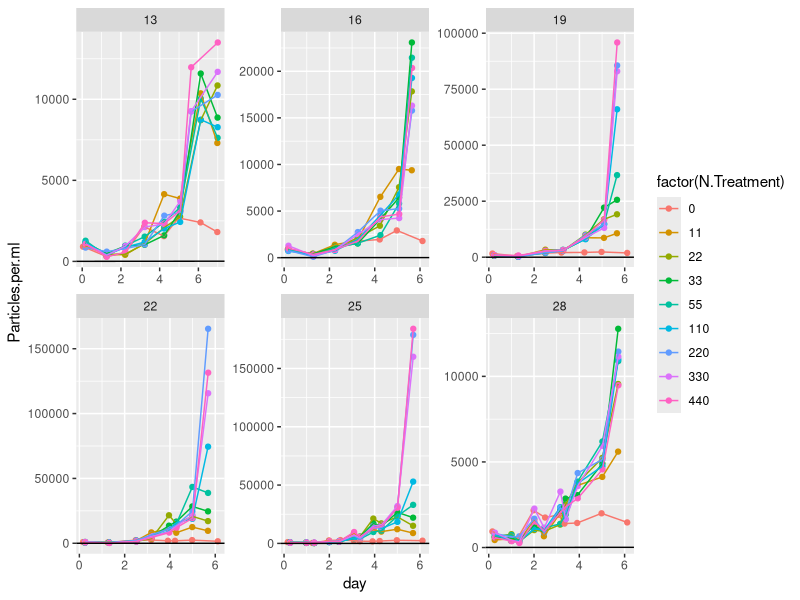
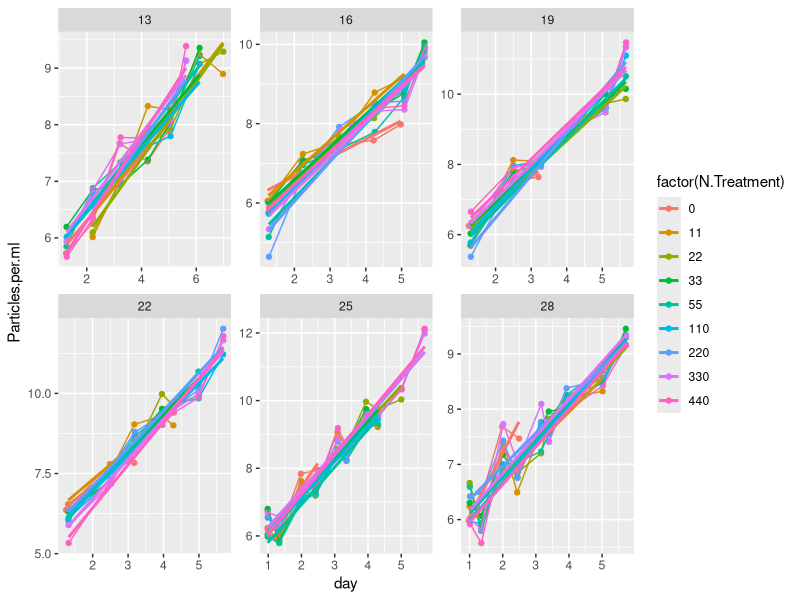

Reproduce these figures in R, in order. (Note: this script raises an error after producing the figures.)
library(tidyverse)
library(broom)
library(minpack.lm)
library(purrr)
library(stringr)
library(dplyr)

CS <- read_csv("data/monod_data/CS_15_08_04.csv")


#take raw data, add actual N concentrations
CSN<- CS %>% 	
  mutate(day = Hours.since.Innoc/24) %>% 
  mutate(N.Treatment = str_replace(N.Treatment, "1", "11")) %>%
  mutate(N.Treatment = str_replace(N.Treatment, "2", "22")) %>% 
  mutate(N.Treatment = str_replace(N.Treatment, "3", "33")) %>%
  mutate(N.Treatment = str_replace(N.Treatment, "4", "55")) %>%
  mutate(N.Treatment = str_replace(N.Treatment, "5", "110")) %>%
  mutate(N.Treatment = str_replace(N.Treatment, "6", "220")) %>%
  mutate(N.Treatment = str_replace(N.Treatment, "7", "330")) %>%
  mutate(N.Treatment = str_replace(N.Treatment, "8", "440")) %>%  
  mutate(N.Treatment = str_replace(N.Treatment, "1105", "55")) %>% 
  mutate(N.Treatment = as.numeric(N.Treatment))

#plot raw data 
CSN %>% 
  #mutate(Particles.per.ml = log(Particles.per.ml)) %>% 
  ggplot(data = ., aes(x = day, y = Particles.per.ml, color = factor(N.Treatment))) + geom_point() +
  facet_wrap( ~ Temperature, scales = "free") + geom_line() + geom_abline(slope = 1, intercept = 5)


#filter out data where K seems to have been reaCSed beyond the variability expected by noise (quite arbitrary)
CSfiltered<- CS %>% 
  mutate(day = Hours.since.Innoc/24) %>% 
  #filter(day>0.5) %>% 
  filter(  Temperature == 13 & N.Treatment == 8 & day<6.5|
           Temperature == 13 & N.Treatment == 7 & day<6.5|
           Temperature == 13 & N.Treatment == 6 & day<6.5 & day>2| 
           Temperature == 13 & N.Treatment == 5 & day<6.5|
           Temperature == 13 & N.Treatment == 4 & day<6.5|
           Temperature == 13 & N.Treatment == 3 & day<6.5|
           Temperature == 13 & N.Treatment == 2 & day<7 & day>2|
           Temperature == 13 & N.Treatment == 1 & day<7 & day>2|
           Temperature == 13 & N.Treatment == 0 & day<5.5 & day>0.5|
           Temperature == 16 & N.Treatment == 8 & day<6|
           Temperature == 16 & N.Treatment == 7 & day<6|
           Temperature == 16 & N.Treatment == 6 & day<6| 
           Temperature == 16 & N.Treatment == 5 & day<6|
           Temperature == 16 & N.Treatment == 4 & day<6|
           Temperature == 16 & N.Treatment == 3 & day<6|
           Temperature == 16 & N.Treatment == 2 & day<6|
           Temperature == 16 & N.Treatment == 1 & day<5.5|
           Temperature == 16 & N.Treatment == 0 & day<5.5 & day>0.5|
           Temperature == 19 & N.Treatment == 8 & day<6|
           Temperature == 19 & N.Treatment == 7 & day<6|
           Temperature == 19 & N.Treatment == 6 & day<6| 
           Temperature == 19 & N.Treatment == 5 & day<6|
           Temperature == 19 & N.Treatment == 4 & day<6|
           Temperature == 19 & N.Treatment == 3 & day<6 |
           Temperature == 19 & N.Treatment == 2 & day<6 |
           Temperature == 19 & N.Treatment == 1 & day<5 |
           Temperature == 19 & N.Treatment == 0 & day<3.5 & day>0.5|
           Temperature == 22 & N.Treatment == 8 & day<6 |
           Temperature == 22 & N.Treatment == 7 & day<6 |
           Temperature == 22 & N.Treatment == 6 & day<6 | 
           Temperature == 22 & N.Treatment == 5 & day<6 |
           Temperature == 22 & N.Treatment == 4 & day<5.5 |
           Temperature == 22 & N.Treatment == 3 & day<5.5 |
           Temperature == 22 & N.Treatment == 2 & day<5.5 |
           Temperature == 22 & N.Treatment == 1 & day<4.5 |
           Temperature == 22 & N.Treatment == 0 & day<3.5 & day>0.5|
           Temperature == 25 & N.Treatment == 8 & day<6 |
           Temperature == 25 & N.Treatment == 7 & day<6 |
           Temperature == 25 & N.Treatment == 6 & day<6 | 
           Temperature == 25 & N.Treatment == 5 & day<4.5 |
           Temperature == 25 & N.Treatment == 4 & day<4.5 |
           Temperature == 25 & N.Treatment == 3 & day<4.5 |
           Temperature == 25 & N.Treatment == 2 & day<5.5 |
           Temperature == 25 & N.Treatment == 1 & day<4.5 |
           Temperature == 25 & N.Treatment == 0 & day<2.8 & day>0.5|
           Temperature == 28 & N.Treatment == 8 & day<6 |
           Temperature == 28 & N.Treatment == 7 & day<6 |
           Temperature == 28 & N.Treatment == 6 & day<6 | 
           Temperature == 28 & N.Treatment == 5 & day<6 |
           Temperature == 28 & N.Treatment == 4 & day<6 |
           Temperature == 28 & N.Treatment == 3 & day<6 |
           Temperature == 28 & N.Treatment == 2 & day<6 |
           Temperature == 28 & N.Treatment == 1 & day<5.5 |
           Temperature == 28 & N.Treatment == 0 & day>0.5 & day<2.8  )

#take filtered data, add actual N concentrations
CSfilteredN <- CSfiltered %>% 	
  mutate(N.Treatment = str_replace(N.Treatment, "1", "11")) %>%
  mutate(N.Treatment = str_replace(N.Treatment, "2", "22")) %>% 
  mutate(N.Treatment = str_replace(N.Treatment, "3", "33")) %>%
  mutate(N.Treatment = str_replace(N.Treatment, "4", "55")) %>%
  mutate(N.Treatment = str_replace(N.Treatment, "5", "110")) %>%
  mutate(N.Treatment = str_replace(N.Treatment, "6", "220")) %>%
  mutate(N.Treatment = str_replace(N.Treatment, "7", "330")) %>%
  mutate(N.Treatment = str_replace(N.Treatment, "8", "440")) %>%  
  mutate(N.Treatment = str_replace(N.Treatment, "1105", "55")) %>% 
  mutate(N.Treatment = as.numeric(N.Treatment))


#plot filtered data - linear model fits...
CSfilteredN %>% 
  filter(day>0.5) %>% 
  mutate(Particles.per.ml = log(Particles.per.ml+1)) %>% 
  ggplot(data = ., aes(x = day, y = Particles.per.ml, color = factor(N.Treatment))) + geom_point() +
  facet_wrap( ~ Temperature, scales = "free") + geom_line() + 
  geom_smooth(method=lm, se=FALSE) 


linear_r<-CSfilteredN %>% 
    mutate(Particles.per.ml = log(Particles.per.ml)) %>% 
    filter(day>0.5) %>% 
    group_by(N.Treatment, Temperature) %>% 
    do(tidy(lm(Particles.per.ml ~ day, data=.))) 
write_csv(linear_r, "data-processed/CS_r_lm.csv")

#plot monod curves with error
linear_r %>% 
    filter(term=="day") %>% 
    ggplot(aes(x = N.Treatment, y = estimate, color = factor(N.Treatment))) + geom_point(size = 4) +
      theme_bw() + facet_wrap( ~ Temperature) + 
    geom_errorbar(aes(ymin=estimate-std.error, ymax=estimate+std.error), width=.2)
ggsave("figures/CS_monod_curves.png")

#plot linear fit over raw data
linear_r_aug<- CSfilteredN %>% 
  mutate(Particles.per.ml = log(Particles.per.ml+1)) %>% 
  filter(day>0.5) %>% 
  group_by(N.Treatment, Temperature) %>% 
  do(augment(lm(Particles.per.ml ~ day, data=.))) 

CSN %>% 
  #mutate(Particles.per.ml = log(Particles.per.ml)) %>% 
  filter(N.Treatment %in% c(330,440)) %>% 
  filter(Temperature %in% c(25,28)) %>% 
  ggplot(data = ., aes(x = day, y = Particles.per.ml, color = factor(N.Treatment))) + 
           geom_point() +
  facet_wrap( ~ Temperature, scales = "free") + geom_line() + 
  geom_line(data=subset(linear_r_aug, linear_r_aug$N.Treatment==11), aes(x=day, y=.fitted, colour=factor(N.Treatment)))
  #geom_line(data=linear_r_aug, aes(x=day, y=.fitted, colour=factor(N.Treatment)))

ggsave("figures/CS_linear_R_fits.png")

#fitting monod curve -------
CS_r_lm<-read_csv("data-processed/CS_r_lm.csv") #read in the data

CS_ks_umax<-CS_r_lm %>%
  filter(N.Treatment!=0) %>%
  filter(term=="day") %>% 
  group_by(Temperature) %>% 
  mutate(r_estimate=estimate) %>% 
  do(tidy(nls(r_estimate ~ umax* (N.Treatment / (ks+ N.Treatment)),
              data= .,  start=list(ks = 0.001, umax = 0.01), algorithm="port", lower=list(c=0, d=0),
              control = nls.control(maxiter=100, minFactor=1/204800000))))
write_csv(CS_ks_umax, "data-processed/CS_ks_umax.csv")

CS_ks_umax_fitted<-CS_r_lm %>%
  filter(N.Treatment!=0) %>%
  filter(term=="day") %>% 
  group_by(Temperature) %>% 
  mutate(r_estimate=estimate) %>% 
  do(augment(nls(r_estimate ~ umax* (N.Treatment / (ks+ N.Treatment)),
                 data= .,  start=list(ks = 0.001, umax = 0.01), algorithm="port", lower=list(c=0, d=0),
                 control = nls.control(maxiter=100, minFactor=1/204800000))))

#plot monod curves with fitted line
linear_r %>% 
  filter(term=="day") %>% 
  filter(N.Treatment!=0) %>%
  ggplot(aes(x = N.Treatment, y = estimate, color = factor(N.Treatment))) + geom_point(size = 4) +
  theme_bw() + facet_wrap( ~ Temperature) + 
  geom_errorbar(aes(ymin=estimate-std.error, ymax=estimate+std.error), width=.2) + 
  geom_line(data=CS_ks_umax_fitted, aes(x=N.Treatment, y=.fitted), color=1) 


#stat_function(fun = function(x) test$umax[3]*(x / (test$ks[3]+ x)))
#joey please help me draw line from a dataframe that parse out over plots by temperature

CS_ks_umax %>%
  filter(term=="umax") %>%
  ggplot(aes(x = Temperature, y = estimate)) + geom_point(size = 2) +
  geom_errorbar(aes(ymin=estimate-std.error, ymax=estimate+std.error), width=.2)
  
CS_ks_umax %>%
  filter(term=="ks") %>%
  ggplot(aes(x = Temperature, y = estimate)) + geom_point(size = 4) +
  geom_errorbar(aes(ymin=estimate-std.error, ymax=estimate+std.error), width=.2)


# plot R-star ------------
#R* = mKs / umax - m
#
#set m at 0.1
CS_umax<- CS_ks_umax %>%
  filter(term=="umax") 
CS_ks<- CS_ks_umax %>%
  filter(term=="ks") 
m<-rep(0.1, 6)
CS_umax$rstar<-m * CS_ks$estimate / (CS_umax$estimate - m)
CS_umax %>%
  ggplot(aes(x = Temperature, y = rstar)) + geom_point(size = 4) 

#next redo this by pulling 1000 iterations from umax and k estimates with norm dist with se
#write a function to draw random numbers with a boundary of 0:
rtnorm <- function(n, mean, sd, a = -Inf, b = Inf){
  qnorm(runif(n, pnorm(a, mean, sd), pnorm(b, mean, sd)), mean, sd)
}

CS_rstar_norm_summ<-data.frame(median=1:6, lci=1:6, uci=1:6, Temperature=CS_ks$Temperature)
for(i in 1:length(TT_umax$estimate)){
  rstar_norm<-(rtnorm(n=100, mean=CS_ks$estimate[i], sd=CS_ks$std.error[i], a=0, b=Inf)*m)/
    (rnorm(100, mean=CS_umax$estimate[i], sd=CS_umax$std.error[i])-m)
  CS_rstar_norm_summ[i,c(1:3)]<-quantile(rstar_norm, c(0.5, 0.05, 0.95))
}

write_csv(CS_rstar_norm_summ, "data-processed/CS_rstar.csv")

with(CS_rstar_norm_summ, plot(median~Temperature, ylim=c(0, max(uci)*2), ylab="R star, uM", las=1))
with(CS_rstar_norm_summ, segments(Temperature, lci, 
                                  Temperature, uci))

#
#
#
#
# previous coding working in non-logged data, fitting exponential curve
CSfilteredN %>% 
  group_by(Temperature, N.Treatment) %>% 
  do(tidy(nls(Particles.per.ml ~ 75 * (1+a)^(Hours.since.Innoc),
              data= .,  start=list(a=0.01),
              control = nls.control(maxiter=100, minFactor=1/204800000)))) %>% 
  ungroup() %>% 
  ggplot(aes(x = N.Treatment, y = estimate, color = factor(N.Treatment))) + geom_point(size = 4) +
  geom_line() + theme_bw() + facet_wrap( ~ Temperature)
ggsave("figures/CS_monod_curves.png")
  

CS_r <- CSfilteredN %>% 
  group_by(Temperature, N.Treatment) %>% 
  do(tidy(nls(Particles.per.ml ~ 75 * (1+a)^(Hours.since.Innoc),
              data= .,  start=list(a=0.01),
              control = nls.control(maxiter=100, minFactor=1/204800000)))) 

write_csv(CS_r, "data-processed/fitted_r_CS_from_2015.csv")


CSfilteredN %>% 
  group_by(Temperature, N.Treatment) %>% 
  do(tidy(nls(Particles.per.ml ~ 75 * (1+a)^(Hours.since.Innoc),
              data= .,  start=list(a=0.01),
              control = nls.control(maxiter=100, minFactor=1/204800000)))) %>% 
  ggplot(aes(x = Temperature, y = estimate, color = factor(Temperature))) + geom_point(size = 4) +
  geom_line() + theme_bw() + facet_wrap( ~ N.Treatment)
ggsave("figures/CS_TPC_by_nitrate_curves.png")


#set up the bootstrapping
for (j in c(13, 16, 19, 22, 25, 28)){
  for (k in c(0, 11, 22, 33, 55, 110, 220, 440)){
    test<-subset(CSfilteredN, CSfilteredN$Temperature==j & CSfilteredN$N.Treatment==k)
    boot_r<-1:100
    for(i in 1:100){
      mod<-sample_n(test, length(test$day)-1) %>% #take a sample of 1 - total # of days
        do(tidy(nls(Particles.per.ml ~ 75 * (1+a)^(Hours.since.Innoc),
                    data= .,  start=list(a=0.01),
                    control = nls.control(maxiter=100, minFactor=1/204800000))))
      boot_r[i]<-mod$estimate
      name<-data.frame(a=boot_r, Temperature=test$Temperature[1], N.Treatment=test$N.Treatment[1], run=1:100)
      assign(paste("CSboot_r_unique", test$Temperature[1], test$N.Treatment[1], sep ="_"), name)
    }
  }
}

# bind all of the objects that start with boot_r_unique_!
CS_unique_boots<-do.call("rbind", mget(ls(pattern="CSboot_r_unique")))
dim(CS_unique_boots)

#plot the bootstrapped data - monod
CS_unique_boots %>% 
  group_by(Temperature, N.Treatment) %>% 
  ggplot(aes(x = N.Treatment, y = a, color = factor(N.Treatment))) + geom_point(size = 2) +
  geom_line() + theme_bw() + facet_wrap( ~ Temperature) + 
  stat_summary(mapping = aes(x = N.Treatment, y = a),
               fun.ymin = function(z) { quantile(z,0.05) },
               fun.ymax = function(z) { quantile(z,0.95) },
               fun.y = median, pch=1, size = 0.5, colour="black")
ggsave("figures/CS_monod_bootstrap.png")

#fit monod curve to each bootstrap
CS_ks_umax_boot<-CS_unique_boots %>%
  filter(N.Treatment!=0) %>%
  group_by(Temperature, run) %>% 
  mutate(r_estimate=a) %>% 
  do(tidy(nls(r_estimate ~ umax* (N.Treatment / (ks+ N.Treatment)),
              data= .,  start=list(ks = 0.5, umax = 0.05), algorithm="port", lower=list(c=0, d=0),
              control = nls.control(maxiter=500, minFactor=1/204800000))))
write_csv(CS_ks_umax_boot, "data-processed/CS_ks_umax_boot.csv")


#plot monod curves with fitted line
CS_ks_umax_fitted<-CS_unique_boots %>%
  filter(N.Treatment!=0) %>%
  group_by(Temperature, run) %>% 
  mutate(r_estimate=a) %>% 
  do(augment(nls(r_estimate ~ umax* (N.Treatment / (ks+ N.Treatment)),
                 data= .,  start=list(ks = 0.5, umax = 0.05), algorithm="port", lower=list(c=0, d=0),
                 control = nls.control(maxiter=100, minFactor=1/204800000))))

CS_unique_boots %>% 
  group_by(Temperature) %>% 
  filter(N.Treatment!=0) %>%
  ggplot(aes(x = N.Treatment, y = a, color = factor(N.Treatment))) + geom_point(size = 2) +
  theme_bw() + facet_wrap( ~ Temperature) + 
  geom_line(data=CS_ks_umax_fitted, aes(x=N.Treatment, y=.fitted, color=as.factor(run))) 
ggsave("figures/CS_monod_fitted_bootstrapped.png")
#Joey - can you help make this nice?

#get range of ks and umax for each temp
CS_summ_ks_umax<-CS_ks_umax_boot %>%
  #filter(term=="ks") %>% 
  group_by(Temperature, term) %>% 
  summarize(., mn=median(estimate), uci=quantile(estimate, 0.95), lci=quantile(estimate, 0.05))

CS_summ_ks_umax %>%
  ggplot(aes(x = Temperature, y = mn)) + geom_point(size = 2) +
  facet_wrap( ~ term, scales = "free") +
  geom_errorbar(aes(ymin=lci, ymax=uci), width=.2)
ggsave("figures/CS_ks_umax_boot.png")
